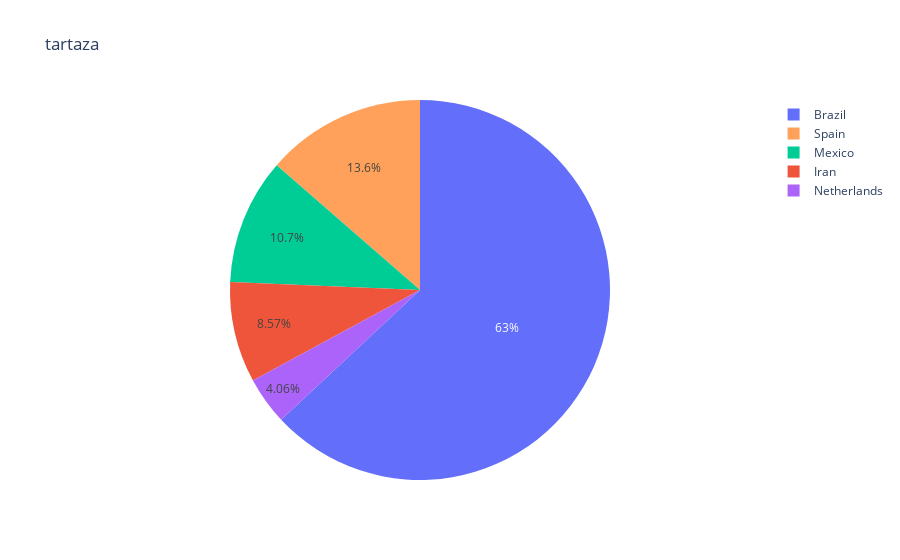

The code cell stored with this chart in its notebook:
### Code cell
pietest = Piechart(df=df_our_countries, x_axis='total_cases', y_axis='location', color='location', title='tartaza')
pietest.draw()

### Figure 1 — Plotly figure (JSON) as saved in the notebook; plotly's stock layout.template omitted (floating-point values rounded to 4 significant figures; data arrays with more than 128 entries replaced by an {"elided": "..."} marker saying what was removed)
{"data": [{"customdata": {"elided": "1724x1 str values"}, "domain": {"x": [0, 1], "y": [0, 1]}, "hovertemplate": "=%{customdata[0]}<extra></extra>", "labels": {"elided": "1724 str values"}, "legendgroup": "", "marker": {"colors": {"elided": "1724 str values"}}, "name": "", "showlegend": true, "type": "pie", "values": {"elided": "1724 int values"}}], "layout": {"legend": {"tracegroupgap": 0}, "title": {"text": "tartaza"}, "xaxis": {"showgrid": true, "showline": true, "showticklabels": true, "tickfont": {"family": "Helvetica", "size": 12}}, "yaxis": {"showgrid": true, "showline": true, "showticklabels": true, "tickfont": {"family": "Helvetica", "size": 12}}}}
